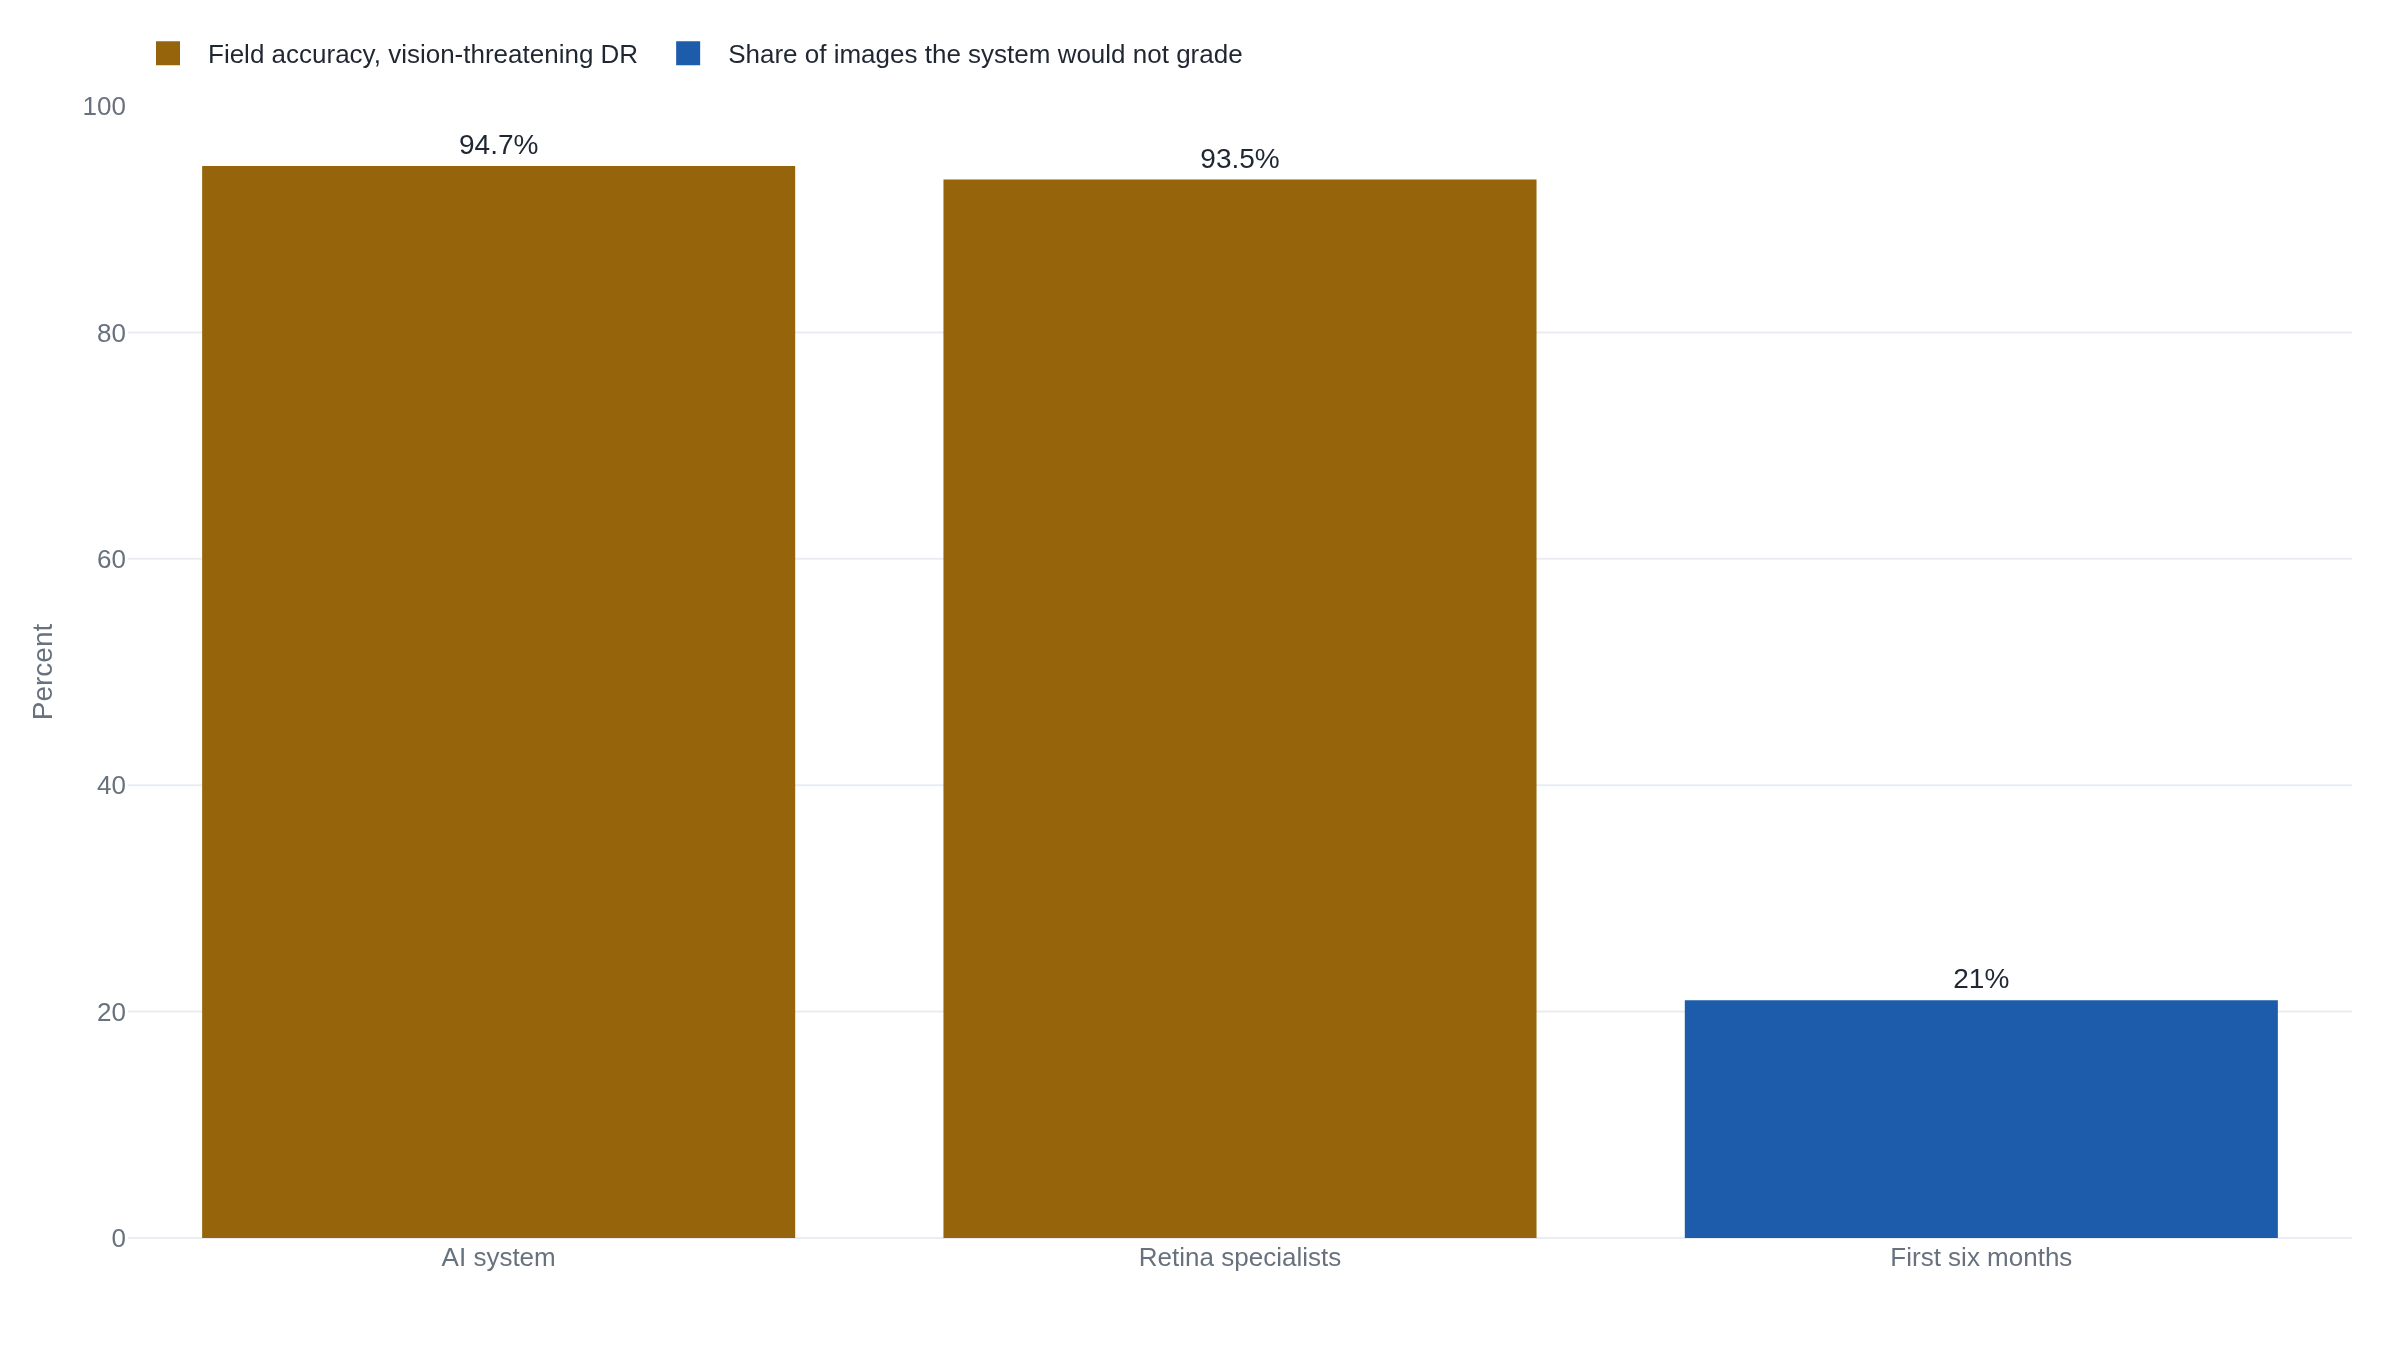

Recreate this plot in Python.
import plotly.graph_objects as go

# The double fact this lesson turns on. Two different quantities share the
# percent axis, kept in separate traces so the share of ungraded images is
# never folded into an accuracy figure.
#
# Diagnostic accuracy for vision-threatening diabetic retinopathy, measured in
# the field against an adjudicated reference standard:
#   AI system         94.7%   (Ruamviboonsuk et al. 2022, Lancet Digital Health)
#   Retina specialist 93.5%   (the over-readers in the same cohort)
# Share of real clinic images the system refused to grade at all:
#   21% (393 of 1,838), first six months across the three Pathum Thani clinics
#   (Beede et al. 2020, CHI, "Gradability").
accuracy_x = ["AI system", "Retina specialists"]
accuracy_y = [94.7, 93.5]
accuracy_text = ["94.7%", "93.5%"]

ungradable_x = ["First six months"]
ungradable_y = [21.0]
ungradable_text = ["21%"]

fig = go.Figure()
fig.add_trace(
    go.Bar(
        name="Field accuracy, vision-threatening DR",
        x=accuracy_x,
        y=accuracy_y,
        text=accuracy_text,
        textposition="outside",
        cliponaxis=False,
    )
)
fig.add_trace(
    go.Bar(
        name="Share of images the system would not grade",
        x=ungradable_x,
        y=ungradable_y,
        text=ungradable_text,
        textposition="outside",
        cliponaxis=False,
    )
)
fig.update_layout(
    yaxis_title="Percent",
    yaxis_range=[0, 100],
    barmode="group",
)
